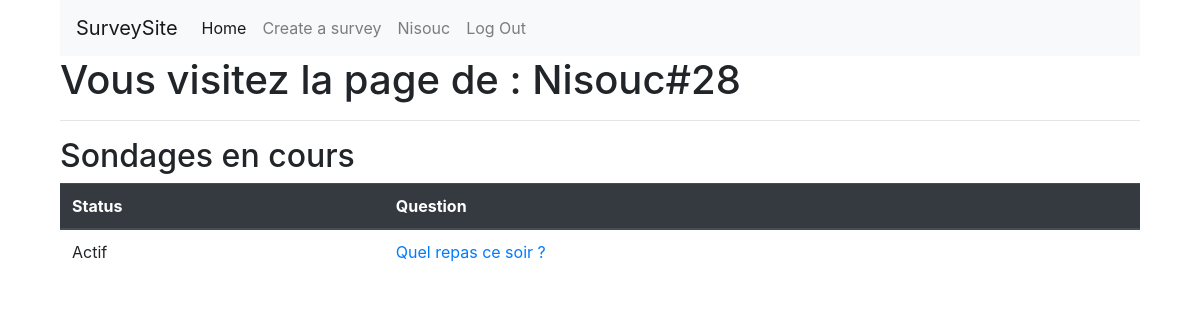
The page /index.php?page=user&name=Nisouc (signed in) on the database as committed earlier.
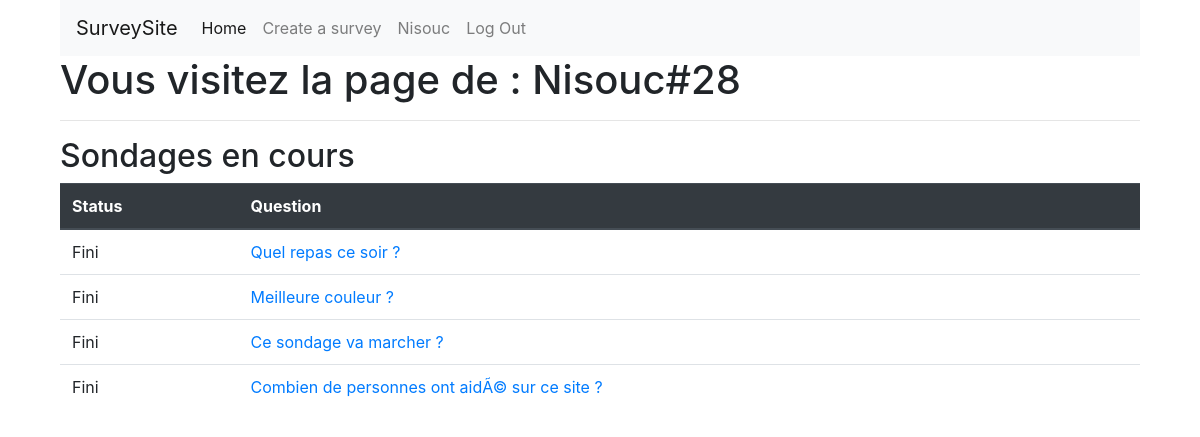
The same page on the database as committed later.
### tables this page shows
CREATE TABLE `surveys` (
  `survey_id` int(11) NOT NULL,
  `question` varchar(255) NOT NULL,
  `end` datetime NOT NULL,
  `creatorsId` int(11) NOT NULL,
  `status` int(1) NOT NULL DEFAULT '1'
);

### Public/index.php (called while the page is built, shortened)
<?php
require ROOT."/Core/Database.php";
require ROOT."/router.php";

### Core/Database.php (called while the page is built, shortened)
<?php
class Database{
    protected $pdo;
    public function __construct()
    {
        try {
            $this->host = $dbConfig["host"];
            $this->dbname = $dbConfig["dbname"];
            $this->user = $dbConfig["user"];
            $this->pass = $dbConfig["pass"];
            $this->pdo = new \PDO("mysql:host=$this->host;dbname=$this->dbname", $this->user, $this->pass);
        } catch (\PDOException $e) {
            return $e->getMessage();
        }
    }
    public function query(string $statement, bool $one)
    {
        $query = $this->pdo->query($statement);
        if ($one === false) {
            return $query->fetch(\PDO::FETCH_ASSOC);
        } else {
            return $query->fetchAll(\PDO::FETCH_ASSOC);
        }
    }
}

### App/Model/UserModel.php (called while the page is built, shortened)
<?php
class UserModel extends Database{
    public function searchFriends($ns)
    {
        $searchRequest = "SELECT * FROM users WHERE user_name LIKE '%" . $ns . "%'";
        return $this->query($searchRequest, true);
    }
    public function getUserSurveys($id)
    {
        $surv = "SELECT * FROM surveys WHERE creatorsId = '" . $id . "'";
        return $this->query($surv, true);
    }
}

### App/View/userVisitView.php (the view, shortened to what this page needs)
<?php
require ROOT."/commons.php";
?>
<!DOCTYPE html>
<html lang="fr">
<head>
</head>
<h1>Vous visitez la page de : <?= $_GET['name'] . "#" . $host[0]['user_id'] ?></h1>
<hr>
<h2>Sondages en cours</h2>
<?php if(count($surveys) <= 0) { ?>
<p>C'est vide par ici</p>
<?php } else { ?>
<table class="table" id="friendTable">
    <thead class="thead-dark">
        <tr>
            <th scope="col">Status</th>
            <th scope="col">Question</th>
        </tr>
        <?php foreach($surveys as $su) { ?>
        <tr>
            <td><?php if ($su['status'] == true) {?> Actif <?php } else if ($su['status'] == 0){ ?> Fini <?php } ?></td>
            <td><a href="?page=survey&id=<?= $su['survey_id'] ?>"><?= $su['question'] ?></a></td>
        </tr>
        <?php } ?>
</table>
<?php } ?>

Rows that differ between the two databases and show on the page:
changed surveys "Quel repas ce soir ?": status "Actif" → "Fini"
added surveys: status "Fini", question "Meilleure couleur ?"
added surveys: status "Fini", question "Ce sondage va marcher ?"
added surveys: status "Fini", question "Combien de personnes ont aidÃ© sur ce site ?"
